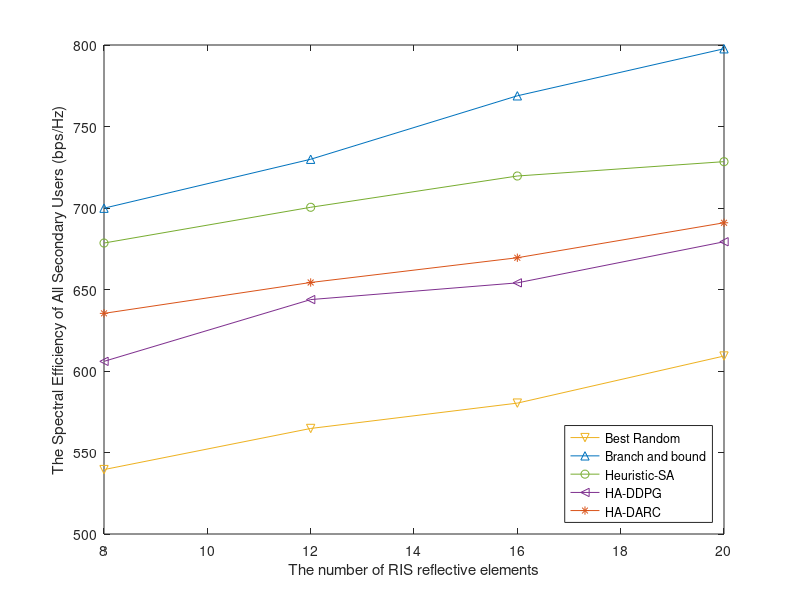

MATLAB code for this plot:
clear all; close all;

bb = [699.882413134996,	729.9013516635932,	768.8336309,	797.6914155];
sa = [678.5097283,	700.4441182,	719.6281594,	728.4329926];

DARC = [635.362248334596, 654.3061419282601,669.484017962046,690.93932159585];
DDPG=[605.9174696147836,643.818258752221,654.072757353828,679.2816715014444];

random = [539.521081,	564.750044,	580.2935381, 609.1881007];
x = [8,12,16,20];


% 製作圖表
figure;
plot(x, random, 'Color',[.929, .694, .125], 'LineStyle', '-','Marker','v');
hold on;
plot(x, bb,'Color',[0 0.4470 0.7410], 'LineStyle', '-','Marker','^');
hold on;
plot(x, sa, 'Color',[0.4660 0.6740 0.1880], 'LineStyle', '-','Marker','o');
hold on;
plot(x, DDPG,'Color',[0.4940 0.1840 0.5560], 'LineStyle', '-','Marker','<');
hold on;
plot(x, DARC,'Color',[0.8500 0.3250 0.0980], 'LineStyle', '-','Marker','*');

hold on;
ylabel('The Spectral Efficiency of All Secondary Users (bps/Hz)');
legend("Best Random",'Branch and bound',"Heuristic-SA","HA-DDPG","HA-DARC","location", "southeast");
xlabel('The number of RIS reflective elements');
